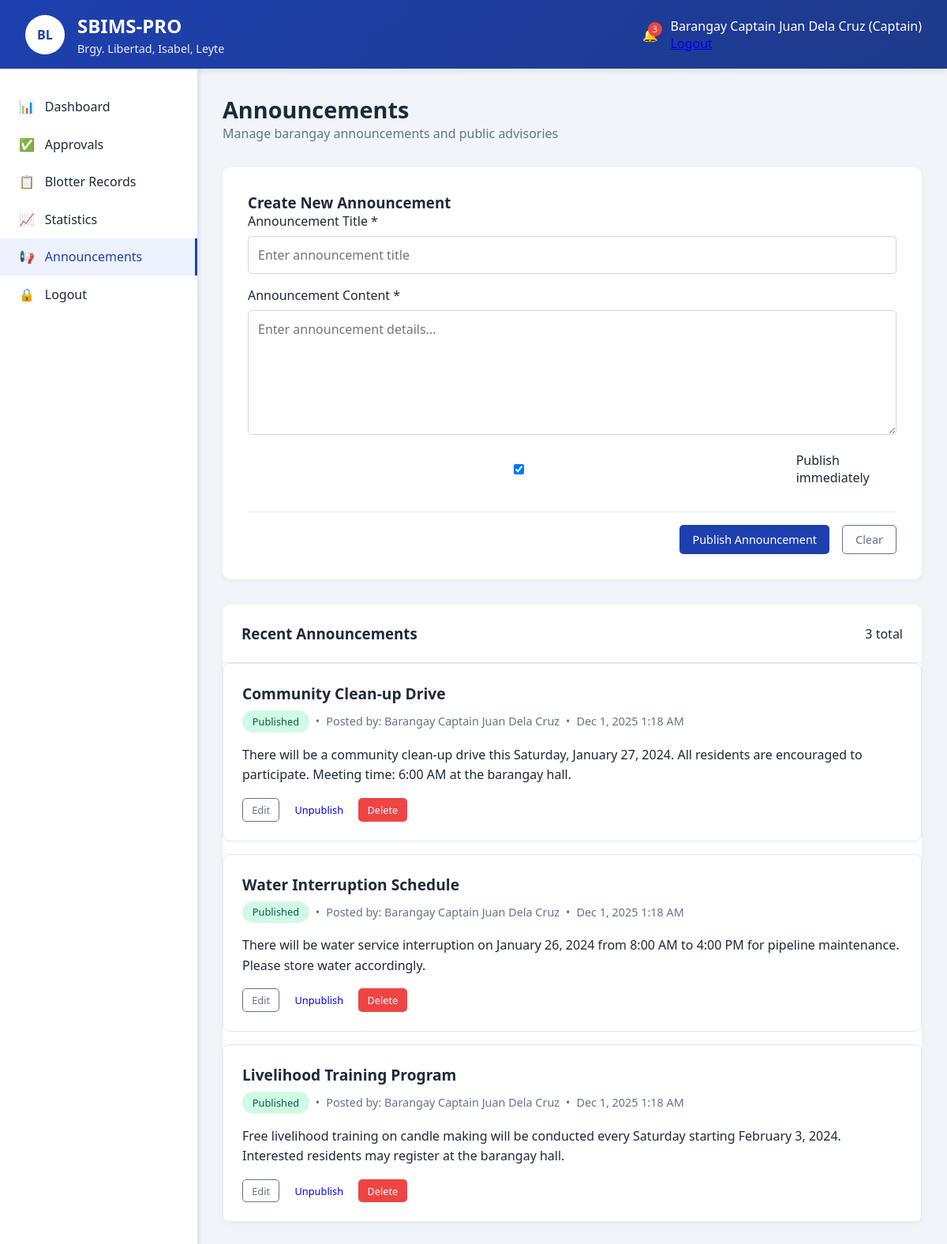
Page /captain/announcements.php (signed in) on the committed database.
### tables this page shows
CREATE TABLE `announcements` (
  `id` int(11) NOT NULL,
  `title` varchar(200) NOT NULL,
  `content` text NOT NULL,
  `posted_by` int(11) NOT NULL,
  `is_active` tinyint(1) DEFAULT 1,
  `created_at` timestamp NOT NULL DEFAULT current_timestamp()
);

CREATE TABLE `users` (
  `id` int(11) NOT NULL,
  `username` varchar(50) NOT NULL,
  `password` varchar(255) NOT NULL,
  `email` varchar(100) DEFAULT NULL,
  `role` enum('admin','captain','secretary','resident') NOT NULL,
  `full_name` varchar(100) NOT NULL,
  `is_active` tinyint(1) DEFAULT 1,
  `last_login` datetime DEFAULT NULL,
  `created_at` timestamp NOT NULL DEFAULT current_timestamp()
);

### config/functions.php (called while the page is built, shortened)
<?php
function formatDateTime($datetime) {
    return date('M j, Y g:i A', strtotime($datetime));
}
?>

### captain/announcements.php (the view, shortened to what this page needs)
<?php
require_once '../config/functions.php';
$database = new Database();
$db = $database->getConnection();
$query = "SELECT a.*, u.full_name as posted_by_name
          FROM announcements a
          JOIN users u ON a.posted_by = u.id
          ORDER BY a.created_at DESC";
$stmt = $db->prepare($query);
$stmt->execute();
$announcements = $stmt->fetchAll(PDO::FETCH_ASSOC);
?>
<?php include '../includes/header.php'; ?>
<?php include '../includes/topbar.php'; ?>
<div class="main-container">
    <?php include '../includes/sidebar.php'; ?>
    <main class="content">
        <div class="page-header">
            <div class="page-title">
                <h1>Announcements</h1>
                <p>Manage barangay announcements and public advisories</p>
            </div>
        </div>
        <div class="form-container">
            <h3>Create New Announcement</h3>
            <form method="POST">
                <div class="form-group">
                    <label for="title">Announcement Title *</label>
                    <input type="text" id="title" name="title" placeholder="Enter announcement title" required>
                </div>
                <div class="form-group">
                    <label for="content">Announcement Content *</label>
                    <textarea id="content" name="content" rows="6" placeholder="Enter announcement details..." required></textarea>
                </div>
                <div class="form-group" style="display: flex; align-items: center; gap: 0.5rem;">
                    <input type="checkbox" id="is_active" name="is_active" value="1" checked>
                    <label for="is_active" style="margin: 0;">Publish immediately</label>
                </div>
                <div class="form-actions">
                    <button type="submit" class="btn btn-primary">Publish Announcement</button>
                    <button type="reset" class="btn btn-outline">Clear</button>
                </div>
            </form>
        </div>
        <div class="data-table">
            <div class="table-header">
                <h3>Recent Announcements</h3>
                <div class="table-actions">
                    <span class="badge"><?php echo count($announcements); ?> total</span>
                </div>
            </div>
            <?php if (count($announcements) > 0): ?>
                <div class="announcements-list">
                    <?php foreach ($announcements as $announcement): ?>
                    <div class="announcement-card <?php echo !$announcement['is_active'] ? 'inactive' : ''; ?>">
                        <div class="announcement-header">
                            <h4><?php echo htmlspecialchars($announcement['title']); ?></h4>
                            <div class="announcement-meta">
                                <span class="status <?php echo $announcement['is_active'] ? 'status-approved' : 'status-pending'; ?>">
                                    <?php echo $announcement['is_active'] ? 'Published' : 'Draft'; ?>
                                </span>
                                <span>•</span>
                                <span>Posted by: <?php echo htmlspecialchars($announcement['posted_by_name']); ?></span>
                                <span>•</span>
                                <span><?php echo formatDateTime($announcement['created_at']); ?></span>
                            </div>
                        </div>
                        <div class="announcement-content">
                            <?php echo nl2br(htmlspecialchars($announcement['content'])); ?>
                        </div>
                        <div class="announcement-actions">
                            <a href="announcements_edit.php?id=<?php echo $announcement['id']; ?>" class="btn btn-sm btn-outline">Edit</a>
                            <?php if ($announcement['is_active']): ?>
                                <a href="announcements.php?deactivate=<?php echo $announcement['id']; ?>" class="btn btn-sm btn-warning">Unpublish</a>
                            <?php else: ?>
                                <a href="announcements.php?activate=<?php echo $announcement['id']; ?>" class="btn btn-sm btn-success">Publish</a>
                            <?php endif; ?>
                            <a href="announcements.php?delete=<?php echo $announcement['id']; ?>" class="btn btn-sm btn-danger" onclick="return confirm('Delete this announcement?')">Delete</a>
                        </div>
                    </div>
                    <?php endforeach; ?>
                </div>
            <?php else: ?>
                <div class="no-data">
                    <p>No announcements yet. Create the first announcement above.</p>
                </div>
            <?php endif; ?>
        </div>
    </main>
</div>
<?php include '../includes/footer.php'; ?>

### assets/css/main.css (style rules this page uses)
:root { --primary: #1e40af; --primary-dark: #1e3a8a; --secondary: #64748b; --success: #10b981; --warning: #f59e0b; --danger: #ef4444; --light: #f8fafc; --dark: #1e293b; }
* { margin: 0; padding: 0; box-sizing: border-box; font-family: 'Segoe UI', Tahoma, Geneva, Verdana, sans-serif; }
body { background-color: #f1f5f9; color: var(--dark); }
.main-container { display: flex; min-height: calc(100vh - 80px); }
.content { flex: 1; padding: 2rem; }
.page-header { display: flex; justify-content: space-between; align-items: center; margin-bottom: 2rem; }
.page-title h1 { font-size: 1.8rem; color: var(--dark); }
.page-title p { color: var(--secondary); }
.btn { padding: 0.5rem 1rem; border: none; border-radius: 5px; cursor: pointer; font-weight: 500; display: flex; align-items: center; gap: 0.5rem; transition: all 0.3s; text-decoration: none; font-size: 0.9rem; }
.btn-primary { background: var(--primary); color: white; }
.btn-outline { background: transparent; border: 1px solid var(--secondary); color: var(--secondary); }
.btn-danger { background: var(--danger); color: white; }
.btn-sm { padding: 0.3rem 0.7rem; font-size: 0.8rem; }

### assets/css/dashboard.css (style rules this page uses)
.data-table { background: white; border-radius: 10px; overflow: hidden; box-shadow: 0 2px 5px rgba(0,0,0,0.05); margin-bottom: 2rem; }
.table-header { padding: 1.5rem; border-bottom: 1px solid #e2e8f0; display: flex; justify-content: space-between; align-items: center; }
.table-header h3 { color: var(--dark); }
.table-actions { display: flex; gap: 0.5rem; }
.status { padding: 0.3rem 0.8rem; border-radius: 20px; font-size: 0.8rem; font-weight: 500; display: inline-block; }
.status-approved { background: #d1fae5; color: #065f46; }
.form-container { background: white; border-radius: 10px; padding: 2rem; box-shadow: 0 2px 5px rgba(0,0,0,0.05); margin-bottom: 2rem; }
.form-group { margin-bottom: 1rem; }
.form-group label { display: block; margin-bottom: 0.5rem; font-weight: 500; color: var(--dark); }
.form-group input, .form-group select, .form-group textarea { width: 100%; padding: 0.75rem; border: 1px solid #d1d5db; border-radius: 5px; font-size: 1rem; transition: border-color 0.3s; }
.form-actions { display: flex; gap: 1rem; justify-content: flex-end; margin-top: 2rem; padding-top: 1rem; border-top: 1px solid #e2e8f0; }

### captain/announcements.php (style rules this page uses)
.announcements-list { display: flex; flex-direction: column; gap: 1rem; }
.announcement-card { background: white; border: 1px solid #e2e8f0; border-radius: 8px; padding: 1.5rem; transition: all 0.3s; }
.announcement-header { margin-bottom: 1rem; }
.announcement-header h4 { color: var(--dark); margin: 0 0 0.5rem 0; font-size: 1.2rem; }
.announcement-meta { display: flex; align-items: center; gap: 0.5rem; font-size: 0.9rem; color: var(--secondary); flex-wrap: wrap; }
.announcement-content { line-height: 1.6; color: var(--dark); margin-bottom: 1rem; }
.announcement-actions { display: flex; gap: 0.5rem; flex-wrap: wrap; }

### rows in the picture
announcements: title "Community Clean-up Drive", is_active "Published", posted_by.full_name "Barangay Captain Juan Dela Cruz", created_at "Dec 1, 2025 1:18 AM", content "There will be a community clean-up drive this Saturday, January 27, 2024. All residents are encouraged to participate. Meeting time: 6:00 AM at the barangay hall."
announcements: title "Water Interruption Schedule", is_active "Published", posted_by.full_name "Barangay Captain Juan Dela Cruz", created_at "Dec 1, 2025 1:18 AM", content "There will be water service interruption on January 26, 2024 from 8:00 AM to 4:00 PM for pipeline maintenance. Please store water accordingly."
announcements: title "Livelihood Training Program", is_active "Published", posted_by.full_name "Barangay Captain Juan Dela Cruz", created_at "Dec 1, 2025 1:18 AM", content "Free livelihood training on candle making will be conducted every Saturday starting February 3, 2024. Interested residents may register at the barangay hall."

### other values in the picture
$_SESSION['full_name'] "Barangay Captain Juan Dela Cruz"
$_SESSION['user_role'] "Captain"
count($announcements) "3"
